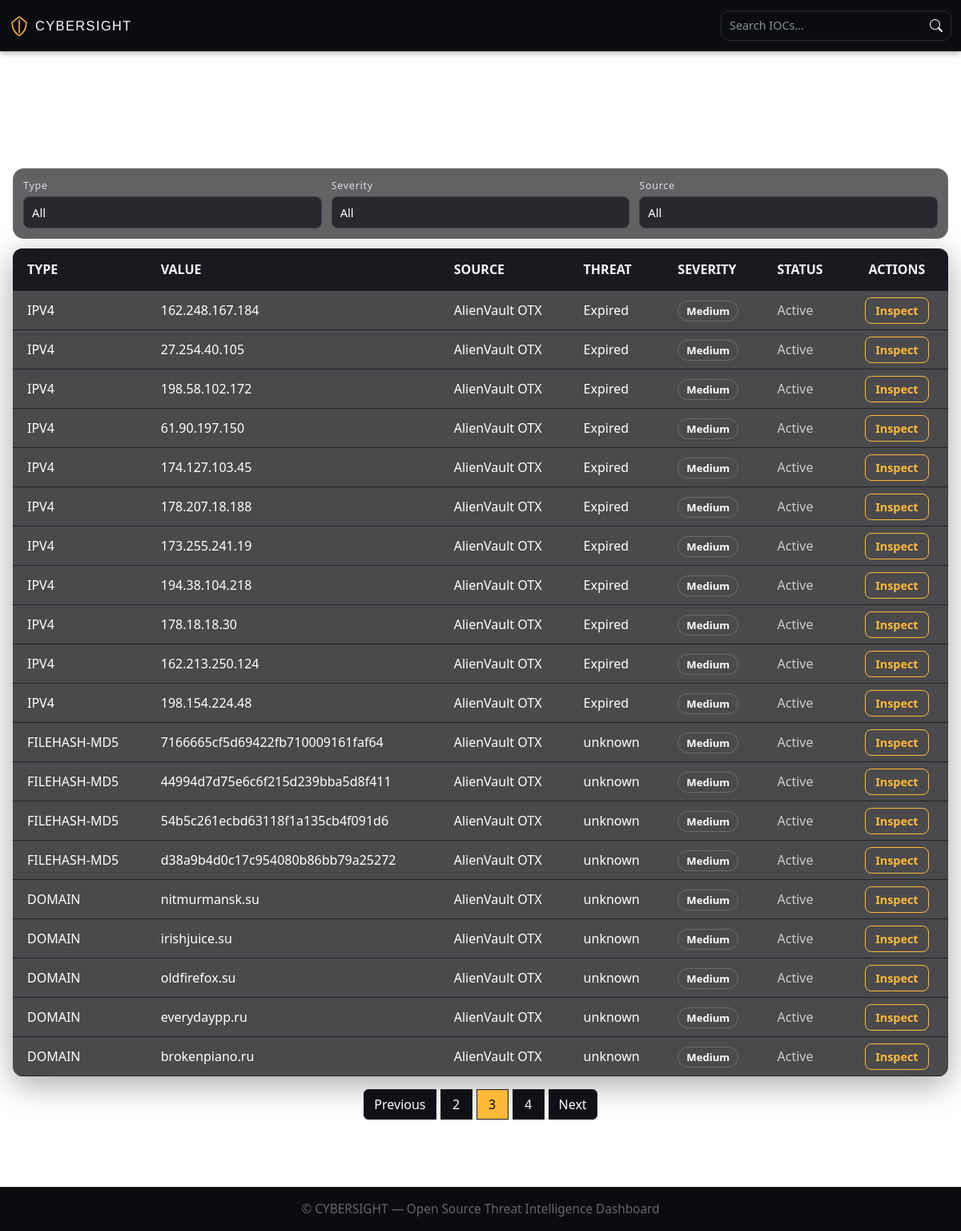
The app's page /iocs?page=3&type=all&severity=all&source=&q= with its own data.
### app/models.py (models this page shows)
class IOC(db.Model):
    id = db.Column(db.Integer, primary_key=True)
    type = db.Column(db.String(20), nullable=False)
    value = db.Column(db.String(256), unique=True, nullable=False)
    source = db.Column(db.String(50), nullable=False)
    first_seen = db.Column(db.DateTime, default=datetime.utcnow)
    last_seen = db.Column(db.DateTime, default=datetime.utcnow)
    threat_type = db.Column(db.String(100))
    description = db.Column(db.Text)
    is_active = db.Column(db.Boolean, default=True)
    severity = db.Column(db.String(20))
    virustotal_score = db.Column(db.Integer)
    abuseipdb_score = db.Column(db.Integer)
    enriched = db.Column(db.Boolean, default=False)

### app/routes.py (the view, shortened to what this page needs)
@bp.route('/iocs')
def iocs_list():
    page = request.args.get('page', 1, type=int)
    ioc_type = request.args.get('type', 'all').lower()
    severity = request.args.get('severity', 'all')
    source = request.args.get('source', '')
    query = request.args.get('q', '')
    iocs_query = IOC.query
    HASH_TYPES = ['filehash-md5', 'filehash-sha1', 'filehash-sha256', 'hash']
    if severity not in ['all', '', None]:
        iocs_query = iocs_query.filter(func.lower(IOC.severity) == severity.lower())
    if source and source.strip().lower() not in ['', 'all sources', 'all']:
        iocs_query = iocs_query.filter(func.lower(IOC.source).like(f"%{source.lower()}%"))
    if query and query.strip() != '':
        iocs_query = iocs_query.filter(IOC.value.ilike(f"%{query}%"))
    iocs = iocs_query.order_by(IOC.last_seen.desc()).paginate(page=page, per_page=20)
    raw_types = set(t[0].lower() for t in IOC.query.with_entities(IOC.type).distinct() if t[0])
    allowed_types = []
    if 'ip' in raw_types or 'ipv4' in raw_types:
        allowed_types.append('ip')
    if any(t in raw_types for t in [h.lower() for h in HASH_TYPES]):
        allowed_types.append('hash')
    if 'domain' in raw_types:
        allowed_types.append('domain')
    if 'url' in raw_types:
        allowed_types.append('url')
    ioc_types = ['all'] + allowed_types
    severities = ['all', 'low', 'medium', 'high', 'unknown']
    real_sources = [s[0] for s in IOC.query.with_entities(IOC.source).distinct() if s[0] and s[0].lower() != 'manual']
    sources = sorted(set(real_sources))
    last_ioc = IOC.query.order_by(IOC.last_seen.desc()).first()
    last_updated = last_ioc.last_seen.strftime('%Y-%m-%d %H:%M:%S') if last_ioc else ''
    window = 3
    start_page = max(1, iocs.page - window)
    end_page = min(iocs.pages, iocs.page + window)
    return render_template(
        'iocs.html',
        iocs=iocs,
        ioc_type=ioc_type,
        severity=severity,
        source=source,
        query=query,
        ioc_types=ioc_types,
        severities=severities,
        sources=sources,
        last_updated=last_updated,
        start_page=start_page,
        end_page=end_page
    )

### app/templates/iocs.html (shortened to what this page needs)
{% extends "base.html" %}
{% block content %}
<video autoplay muted loop playsinline class="background-video">
  <source src="{{ url_for('static', filename='video/cyber-loop.mp4') }}" type="video/mp4">
</video>
<div class="iocpage-wrap" style="position:relative; z-index:1;">
  <h1 class="iocpage-title">Threat Intelligence Feed</h1>
  <form method="get" class="ioc-filters iocfilters-glass" id="iocFilterForm">
    <div class="iocfilters-grid">
      <label class="iocfilters-field">
        <span class="iocfilters-label">Type</span>
        <select class="iocfilters-input" name="type" onchange="submitFilter()">
          {% for t in ioc_types %}
            <option value="{{ t }}" {% if ioc_type==t %}selected{% endif %}>{{ t|capitalize }}</option>
          {% endfor %}
        </select>
      </label>
      <label class="iocfilters-field">
        <span class="iocfilters-label">Severity</span>
        <select class="iocfilters-input" name="severity" onchange="submitFilter()">
          {% for s in severities %}
            <option value="{{ s }}" {% if severity==s %}selected{% endif %}>{{ s|capitalize }}</option>
          {% endfor %}
        </select>
      </label>
      <label class="iocfilters-field">
        <span class="iocfilters-label">Source</span>
        <select class="iocfilters-input" name="source" onchange="submitFilter()">
          <option value="">All</option>
        </select>
      </label>
    </div>
  </form>
  <div class="ioc-table-responsive iocpage-table-outer" id="iocTableContainer">
    <table class="ioc-table iocpage-table">
      <thead>
        <tr>
          <th>TYPE</th>
          <th>VALUE</th>
          <th>SOURCE</th>
          <th>THREAT</th>
          <th>SEVERITY</th>
          <th>STATUS</th>
          <th style="text-align:center;">ACTIONS</th>
        </tr>
      </thead>
      <tbody>
        {% for ioc in iocs.items %}
        <tr>
          <td>{{ ioc.type|upper }}</td>
          <td class="iocpage-value">{{ ioc.value }}</td>
          <td>{{ ioc.source }}</td>
          <td>{{ ioc.threat_type or 'N/A' }}</td>
          <td><span class="ioc-badge ioc-badge-neutral">{{ (ioc.severity or 'unknown')|capitalize }}</span></td>
          <td><span class="ioc-status">{{ 'Active' if ioc.is_active else 'Inactive' }}</span></td>
          <td style="text-align:center;">
            {% if ioc.type.lower() in ['ip', 'ipv4'] %}
              <a href="https://www.virustotal.com/gui/ip-address/{{ ioc.value }}" class="btn-outline-accent" target="_blank">Inspect</a>
            {% elif ioc.type.lower() == 'domain' %}
              <a href="https://www.virustotal.com/gui/domain/{{ ioc.value }}" class="btn-outline-accent" target="_blank">Inspect</a>
            {% elif ioc.type.lower() == 'url' %}
               <a href="https://www.virustotal.com/gui/url/{{ vt_url_id(ioc.value) }}" class="btn-outline-accent" target="_blank">Inspect</a>
            {% elif ioc.type.lower() in ['filehash-md5', 'filehash-sha1', 'filehash-sha256', 'hash'] %}
              <a href="https://www.virustotal.com/gui/file/{{ ioc.value }}" class="btn-outline-accent" target="_blank">Inspect</a>
            {% else %}
              <a href="https://www.virustotal.com/gui/search/{{ ioc.value }}" class="btn-outline-accent" target="_blank">Inspect</a>
            {% endif %}
          </td>
        </tr>
        {% else %}
        <tr><td colspan="7" class="text-center text-light">No records found.</td></tr>
        {% endfor %}
      </tbody>
    </table>
  </div>
  {% set current = iocs.page %}
  {% set total = iocs.pages %}
  {% set start = 1 if current-1 < 1 else current-1 %}
  {% set end = total if current+1 > total else current+1 %}
  <nav aria-label="IOC pagination" class="pagination-wrap">
    <ul class="pagination justify-content-center flex-wrap">
      <li class="page-item {% if not iocs.has_prev %}disabled{% endif %}">
        <a class="page-link" href="{{ url_for('main.iocs_list', page=iocs.prev_num if iocs.has_prev else 1, type=ioc_type, severity=severity, source=source, q=request.args.get('q','')) }}">Previous</a>
      </li>
      {% for p in range(start, end + 1) %}
        <li class="page-item {% if p == current %}active{% endif %}">
          <a class="page-link" href="{{ url_for('main.iocs_list', page=p, type=ioc_type, severity=severity, source=source, q=request.args.get('q','')) }}">{{ p }}</a>
        </li>
      {% endfor %}
      <li class="page-item {% if not iocs.has_next %}disabled{% endif %}">
        <a class="page-link" href="{{ url_for('main.iocs_list', page=iocs.next_num if iocs.has_next else total, type=ioc_type, severity=severity, source=source, q=request.args.get('q','')) }}">Next</a>
      </li>
    </ul>
  </nav>
</div>
{% endblock %}

### app/static/css/style.css (style rules this page uses)
:root { --accent-color:#FFB938; --text-light:#DADCE1; --card-bg:rgba(25,27,34,.82); --nav-bg:#0A0C10; }
html, body { margin: 0; padding: 0; min-height: 100vh; background-color: #000; color: var(--text-light); overflow-x: hidden; }
.background-video { position:fixed;top:0;left:0;width:100%;height:100%;object-fit:cover;z-index:0;pointer-events:none }
.iocpage-wrap { max-width:1200px;margin:84px auto;padding:0 16px;position:relative;z-index:1 }
.iocpage-title { color:#fff;text-align:center;margin-bottom:14px;font-family:'Technovier',Arial,sans-serif;letter-spacing:.14em }
.iocfilters-glass { background:rgba(12,14,18,.65);border:1px solid rgba(255,255,255,.08);border-radius:14px;backdrop-filter:blur(6px);padding:12px;margin:0 auto 12px;width:100%;max-width:1200px }
.iocfilters-grid { display:grid;grid-template-columns:repeat(3,1fr);gap:12px }
.iocfilters-field { display:flex;flex-direction:column;gap:4px }
.iocfilters-label { color:#d9dbe0;font-size:.78rem;letter-spacing:.06em }
.iocfilters-input { appearance:none;background:rgba(30,32,38,.85);color:#fff;border:1px solid rgba(255,255,255,.10);border-radius:8px;padding:8px 10px;font-size:.92rem;outline:none;width:100% }
.iocpage-table { width:100%;border-collapse:collapse;background:rgba(11,12,15,.74);color:#fff;border-radius:12px;overflow:hidden;box-shadow:0 10px 40px rgba(0,0,0,.35) }
.iocpage-table thead th { background:rgba(15,17,22,.82);color:#f5f7fb;padding:14px 18px;border-bottom:1px solid rgba(26,29,36,.8) }
.iocpage-table td { padding:12px 18px;border-bottom:1px solid rgba(23,26,32,.8) }
.ioc-badge,.ioc-badge-neutral,.badge-high,.badge-medium,.badge-unknown { background:transparent!important;color:#ffffff!important;border:1px solid rgba(255,255,255,.18);padding:3px 10px;border-radius:9999px;font-weight:600;font-size:.82rem }
.ioc-status { color:#ccc }
.btn-outline-accent { background:transparent;color:var(--accent-color)!important;border:1px solid var(--accent-color);padding:6px 12px;border-radius:8px;font-weight:700;font-size:.9rem;text-decoration:none!important;transition:all .12s ease }
.iocpage-table-outer { opacity:0;transition:opacity .22s ease-in-out }
.iocpage-table-outer.loaded { opacity:1 }
.pagination-wrap { margin-top:16px }
.pagination { gap:6px;flex-wrap:wrap }
.page-link { background:#0f1116!important;color:#fff!important;border:1px solid #1a1d24!important;min-width:40px;text-align:center }
.page-item.active .page-link { background:var(--accent-color)!important;color:#0A0C10!important }

### app/templates/base.html (style rules this page uses)
html,body { background:#000;color:#DADCE1 }

### records on screen
IOC: type "IPV4", value "162.248.167.184", source "AlienVault OTX", threat_type "Expired", severity "Medium", is_active "Active"
IOC: type "IPV4", value "27.254.40.105", source "AlienVault OTX", threat_type "Expired", severity "Medium", is_active "Active"
IOC: type "IPV4", value "198.58.102.172", source "AlienVault OTX", threat_type "Expired", severity "Medium", is_active "Active"
IOC: type "IPV4", value "61.90.197.150", source "AlienVault OTX", threat_type "Expired", severity "Medium", is_active "Active"
IOC: type "IPV4", value "174.127.103.45", source "AlienVault OTX", threat_type "Expired", severity "Medium", is_active "Active"
IOC: type "IPV4", value "178.207.18.188", source "AlienVault OTX", threat_type "Expired", severity "Medium", is_active "Active"
IOC: type "IPV4", value "173.255.241.19", source "AlienVault OTX", threat_type "Expired", severity "Medium", is_active "Active"
IOC: type "IPV4", value "194.38.104.218", source "AlienVault OTX", threat_type "Expired", severity "Medium", is_active "Active"
IOC: type "IPV4", value "178.18.18.30", source "AlienVault OTX", threat_type "Expired", severity "Medium", is_active "Active"
IOC: type "IPV4", value "162.213.250.124", source "AlienVault OTX", threat_type "Expired", severity "Medium", is_active "Active"
IOC: type "IPV4", value "198.154.224.48", source "AlienVault OTX", threat_type "Expired", severity "Medium", is_active "Active"
IOC: type "FILEHASH-MD5", value "7166665cf5d69422fb710009161faf64", source "AlienVault OTX", threat_type "unknown", severity "Medium", is_active "Active"
IOC: type "FILEHASH-MD5", value "44994d7d75e6c6f215d239bba5d8f411", source "AlienVault OTX", threat_type "unknown", severity "Medium", is_active "Active"
IOC: type "FILEHASH-MD5", value "54b5c261ecbd63118f1a135cb4f091d6", source "AlienVault OTX", threat_type "unknown", severity "Medium", is_active "Active"
IOC: type "FILEHASH-MD5", value "d38a9b4d0c17c954080b86bb79a25272", source "AlienVault OTX", threat_type "unknown", severity "Medium", is_active "Active"
IOC: type "DOMAIN", value "nitmurmansk.su", source "AlienVault OTX", threat_type "unknown", severity "Medium", is_active "Active"
IOC: type "DOMAIN", value "irishjuice.su", source "AlienVault OTX", threat_type "unknown", severity "Medium", is_active "Active"
IOC: type "DOMAIN", value "oldfirefox.su", source "AlienVault OTX", threat_type "unknown", severity "Medium", is_active "Active"
IOC: type "DOMAIN", value "everydaypp.ru", source "AlienVault OTX", threat_type "unknown", severity "Medium", is_active "Active"
IOC: type "DOMAIN", value "brokenpiano.ru", source "AlienVault OTX", threat_type "unknown", severity "Medium", is_active "Active"

### other values on screen
{{ p }} "2" "3" "4"
form field type "All"
form field severity "All"
